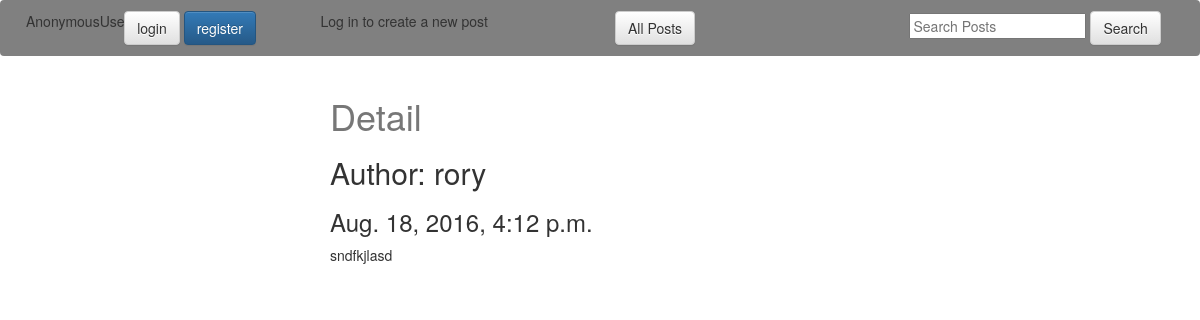
/new-post-/, run on an earlier commit of the app's database.
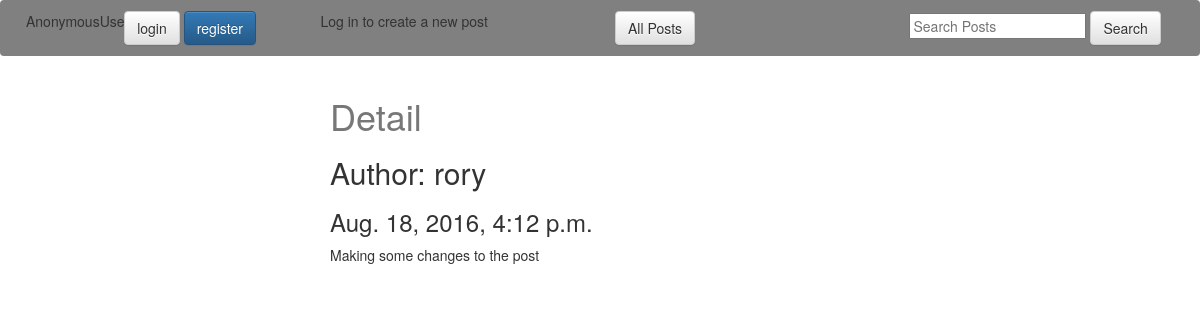
And on a later commit of the database.
### posts/models.py (models this page shows, shortened)
class Post(models.Model):
    user = models.ForeignKey(settings.AUTH_USER_MODEL, default=1)
    title = models.CharField(max_length=120)
    slug = models.SlugField(unique=True)
    image = models.ImageField(
            upload_to=upload_location,
            null=True,
            blank=True,
            width_field="width_field",
            height_field="height_field")
    height_field = models.IntegerField(default=0)
    width_field = models.IntegerField(default=0)
    content = models.TextField()
    draft = models.BooleanField(default=False)
    updated = models.DateTimeField(auto_now=True, auto_now_add=False)
    timestamp = models.DateTimeField(auto_now=False, auto_now_add=True)
    objects = PostManager()
    class Meta:
        ordering = ["-timestamp", "-updated"]

### posts/views.py (the view)
# urls.py: url(r'^(?P<slug>[\w-]+)/$', post_detail, name='detail'),
def post_detail(request, slug):
    instance = get_object_or_404(Post, slug=slug)
    if instance.draft:
        if not request.user.is_authenticated():
            raise Http404
    context = {
        "title": "Detail",
        "instance": instance,
    }
    return render(request, "post_detail.html", context)

### templates/post_detail.html (shortened to what this page needs)
{% extends "base.html" %}
{% block content %}
  <div class="col-sm-6 col-sm-offset-3">
    <h1>{{ title }}
    </h1>
    <h2>Author: {{ instance.user }}</h2>
    <h3>{{ instance.timestamp }}</h3>
    {{ instance.content }}<br/>
  </div>
{% endblock content %}

### templates/base.html (shortened to what this page needs)
{% load static %}
<!DOCTYPE html>
<html>
  <head>
    <link rel="stylesheet" href="https://maxcdn.bootstrapcdn.com/bootstrap/3.3.7/css/bootstrap.min.css">
    <link rel="stylesheet" href="https://maxcdn.bootstrapcdn.com/bootstrap/3.3.7/css/bootstrap-theme.min.css">
    <link rel="stylesheet" href='{% static "css/base.css" %}' charset="utf-8">
  </head>
  <body>
    <div class="container-fluid">
      <div class="navbar row">
        <div class="user col-sm-1">
          <span>{{ user }}</span>
        </div>
        <div class="authentication col-sm-2">
          {% if user.is_anonymous %}
          <div class="login">
            <a class="btn btn-default" href="{% url 'django.contrib.auth.views.login' %}">login</a>
          </div>
          <div class="register">
            <a class="btn btn-primary" href="/new-user">register</a>
          </div>
            {% else %}
          <div class="logout">
            <a class="btn btn-default" href="{% url 'django.contrib.auth.views.logout' %}">logout</a>
          </div>
          {% endif %}
        </div>
        <div class="new-post col-sm-3">
        {% if user.is_anonymous %}
          <p>Log in to create a new post</p>
        {% else %}
          <a class="btn btn-default" href="/create">New Post</a>
        {% endif %}
        </div>
        <div class="filter col-sm-3">
          <a href="/" class="btn btn-default" role="button">All Posts</a>
        </div>
        <div class="search-bar col-sm-3">
          <form action="" method="get">
            <input type="text" name="query" placeholder="Search Posts" />
            <input class="btn btn-default" type="submit" value="Search" />
          </form>
        </div>
      </div>
    </div>
    <div class="container">
      {% block content %}
      {% endblock content %}
    </div>
  </body>
</html>

### static/css/base.css (style rules this page uses)
h1 { color: #777777; }
.navbar { padding: 10px; background-color: grey; }
.login { display: inline-block; }
.register { display: inline-block; }

What changed in the data, as far as the page shows it:
changed Post "rory": content "sndfkjlasd" → "Making some changes to the post"
